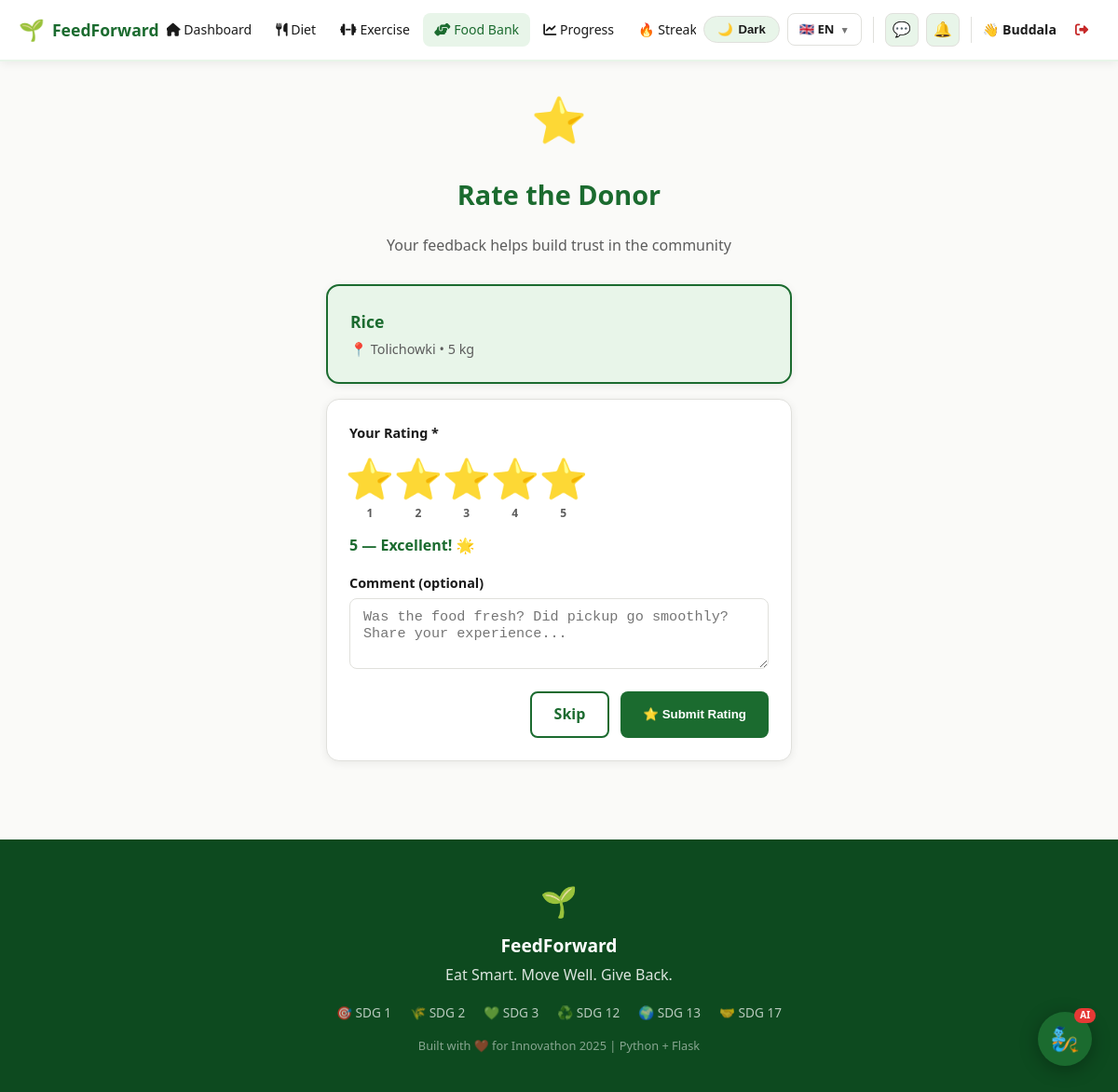
The app's page /foodbank/rate/1 (signed in) with its own data.
### models/user.py (models this page shows, shortened)
class User(db.Model, UserMixin):
    __tablename__ = 'users'
    id            = db.Column(db.Integer, primary_key=True)
    name          = db.Column(db.String(100), nullable=False)
    email         = db.Column(db.String(120), unique=True, nullable=False)
    password_hash = db.Column(db.String(200), nullable=False)
    role          = db.Column(db.String(20), default='user')  # user / donor / recipient / admin
    age           = db.Column(db.Integer)
    weight        = db.Column(db.Float)
    height        = db.Column(db.Float)
    gender        = db.Column(db.String(10))
    dietary_pref  = db.Column(db.String(20))   # veg / non_veg / vegan
    health_goal   = db.Column(db.String(20))   # lose_weight / gain_muscle / stay_fit
    fitness_level = db.Column(db.String(20))   # beginner / intermediate / advanced
    equipment     = db.Column(db.String(20))   # none / dumbbells / gym
    days_per_week = db.Column(db.Integer, default=4)
    location      = db.Column(db.String(200))
    latitude      = db.Column(db.Float)
    longitude     = db.Column(db.Float)
    profile_complete = db.Column(db.Boolean, default=False)
    allergies     = db.Column(db.String(200), default='')  # comma-separated e.g. "gluten,dairy,nuts"
    created_at    = db.Column(db.DateTime, default=datetime.utcnow)
    meal_plans    = db.relationship('MealPlan',     backref='user', lazy=True)
    exercise_plans= db.relationship('ExercisePlan', backref='user', lazy=True)
    donations     = db.relationship('FoodListing',  foreign_keys='FoodListing.donor_id',    backref='donor',     lazy=True)
    claims        = db.relationship('FoodListing',  foreign_keys='FoodListing.claimed_by',  backref='recipient', lazy=True)
    progress_logs = db.relationship('ProgressLog',  backref='user', lazy=True)

### models/models.py (models this page shows, shortened)
class FoodListing(db.Model):
    __tablename__ = 'food_listings'
    id           = db.Column(db.Integer, primary_key=True)
    donor_id     = db.Column(db.Integer, db.ForeignKey('users.id'), nullable=False)
    food_name    = db.Column(db.String(100), nullable=False)
    category     = db.Column(db.String(50))
    quantity     = db.Column(db.String(50))
    expiry_date  = db.Column(db.DateTime)
    location     = db.Column(db.String(200))
    latitude     = db.Column(db.Float, default=17.3850)
    longitude    = db.Column(db.Float, default=78.4867)
    photo_url    = db.Column(db.String(300))
    description  = db.Column(db.Text)
    status       = db.Column(db.String(20), default='available')
    claimed_by   = db.Column(db.Integer, db.ForeignKey('users.id'), nullable=True)
    claimed_at   = db.Column(db.DateTime)
    picked_up_at = db.Column(db.DateTime)
    posted_at    = db.Column(db.DateTime, default=datetime.utcnow)
    donor_rating = db.Column(db.Float)
    allergens    = db.Column(db.String(200))

### routes/foodbank.py (the view, shortened to what this page needs)
@foodbank.route('/rate/<int:listing_id>', methods=['GET', 'POST'])
@login_required
def rate_donor(listing_id):
    listing = FoodListing.query.get_or_404(listing_id)
    return render_template('foodbank/rate.html', listing=listing)

### templates/foodbank/rate.html (shortened to what this page needs)
{% extends 'base.html' %}
{% block content %}
<div style="max-width:500px;margin:0 auto;">
  <div style="text-align:center;margin-bottom:28px;">
    <div style="font-size:3rem;">⭐</div>
    <h1 style="font-size:1.8rem;font-weight:800;color:var(--green);">Rate the Donor</h1>
    <p style="color:var(--text2);">Your feedback helps build trust in the community</p>
  </div>
  <div class="card" style="margin-bottom:16px;background:var(--green-lt);border:2px solid var(--green);">
    <div style="font-weight:700;color:var(--green);font-size:1.1rem;">{{ listing.food_name }}</div>
    <div style="color:var(--text2);font-size:.9rem;margin-top:4px;">
      📍 {{ listing.location }} • {{ listing.quantity }}
    </div>
  </div>
  <form method="POST" class="card">
    <div class="form-group">
      <label>Your Rating *</label>
      <div style="display:flex;gap:8px;margin-top:8px;">
        {% for i in range(1,6) %}
        <label style="cursor:pointer;text-align:center;">
          <div onclick="selectStar({{ i }})" id="starIcon{{ i }}"
               style="font-size:2.2rem;transition:transform .15s;cursor:pointer;"
               onmouseover="hoverStar({{ i }})" onmouseout="resetStars()">⭐</div>
          <div style="font-size:.75rem;color:var(--text2);">{{ i }}</div>
        </label>
        {% endfor %}
      </div>
      <div id="ratingLabel" style="margin-top:8px;font-weight:600;color:var(--green);">5 — Excellent!</div>
    </div>
    <div class="form-group">
      <label>Comment (optional)</label>
      <textarea name="comment" rows="3"
                placeholder="Was the food fresh? Did pickup go smoothly? Share your experience..."></textarea>
    </div>
    <div style="display:flex;gap:12px;justify-content:flex-end;">
      <a href="{{ url_for('foodbank.my_claims') }}" class="btn-secondary">Skip</a>
      <button type="submit" class="btn-primary">⭐ Submit Rating</button>
    </div>
  </form>
</div>
{% endblock %}

### templates/base.html (shortened to what this page needs)
<!DOCTYPE html>
<html lang="{{ lang }}" data-theme="light">
<head>
  <link href="https://cdnjs.cloudflare.com/ajax/libs/font-awesome/6.4.0/css/all.min.css" rel="stylesheet"/>
  <link rel="stylesheet" href="https://unpkg.com/leaflet@1.9.4/dist/leaflet.css"/>
</head>
<body>
<nav style="background:var(--nav-bg);border-bottom:2px solid var(--nav-border);
            position:sticky;top:0;z-index:1000;box-shadow:0 2px 10px var(--shadow);">
  <div style="max-width:1280px;margin:0 auto;padding:0 20px;
              display:flex;align-items:center;justify-content:space-between;
              height:64px;gap:8px;">
    <a href="{{ url_for('main.index') }}"
       style="display:flex;align-items:center;gap:8px;flex-shrink:0;">
      <span style="font-size:1.4rem;">🌱</span>
      <span style="font-size:1.1rem;font-weight:800;color:var(--green);">FeedForward</span>
    </a>
    {% if current_user.is_authenticated %}
    <div style="display:flex;gap:2px;align-items:center;overflow-x:auto;flex:1;justify-content:center;">
      <a href="{{ url_for('main.dashboard') }}"
         class="nav-link {% if request.endpoint=='main.dashboard' %}active{% endif %}">
        <i class="fas fa-home"></i> {{ t.nav_dashboard }}
      </a>
      <a href="{{ url_for('diet.index') }}"
         class="nav-link {% if 'diet' in (request.endpoint or '') %}active{% endif %}">
        <i class="fas fa-utensils"></i> {{ t.nav_diet }}
      </a>
      <a href="{{ url_for('exercise.index') }}"
         class="nav-link {% if 'exercise' in (request.endpoint or '') %}active{% endif %}">
        <i class="fas fa-dumbbell"></i> {{ t.nav_exercise }}
      </a>
      <a href="{{ url_for('foodbank.index') }}"
         class="nav-link {% if 'foodbank' in (request.endpoint or '') %}active{% endif %}">
        <i class="fas fa-hands-helping"></i> {{ t.nav_foodbank }}
      </a>
      <a href="{{ url_for('progress.index') }}"
         class="nav-link {% if 'progress' in (request.endpoint or '') %}active{% endif %}">
        <i class="fas fa-chart-line"></i> {{ t.nav_progress }}
      </a>
      <a href="{{ url_for('streak.index') }}"
         class="nav-link {% if 'streak' in (request.endpoint or '') %}active{% endif %}">
        🔥 Streak
      </a>
    </div>
    {% endif %}
    <div style="display:flex;align-items:center;gap:8px;flex-shrink:0;">
      <button id="themeToggle" onclick="toggleTheme()" title="Toggle theme">
        <span id="themeIcon">🌙</span>
        <span id="themeLabel">Dark</span>
      </button>
      <div class="lang-wrap">
        <div class="lang-trigger">
          {% if lang == 'en' %}🇬🇧 EN
          {% elif lang == 'te' %}🇮🇳 TE
          {% else %}🇮🇳 HI{% endif %}
          <span style="font-size:.65rem;opacity:.6;">▼</span>
        </div>
      </div>
      {% if current_user.is_authenticated %}
        <a href="{{ url_for('inbox.messages') }}" class="icon-btn" title="Messages">
          💬
        </a>
        <a href="{{ url_for('inbox.notifications') }}" class="icon-btn" title="Notifications">
          🔔
        </a>
        <span style="font-weight:600;color:var(--text);font-size:.88rem;">
          👋 {{ current_user.name.split()[0] }}
        </span>
        <a href="{{ url_for('auth.logout') }}" class="nav-link"
           style="color:var(--red);" title="{{ t.nav_logout }}">
          <i class="fas fa-sign-out-alt"></i>
        </a>
      {% else %}
        <a href="{{ url_for('auth.login') }}"    class="btn-secondary" style="padding:7px 16px;font-size:.88rem;">{{ t.nav_login }}</a>
        <a href="{{ url_for('auth.register') }}" class="btn-primary"   style="padding:7px 16px;font-size:.88rem;">{{ t.nav_get_started }}</a>
      {% endif %}
    </div>
  </div>
</nav>
<main style="max-width:1280px;margin:0 auto;padding:24px 20px;">
  {% block content %}{% endblock %}
</main>
<footer style="background:var(--green-dk);color:#fff;padding:40px 24px;margin-top:60px;text-align:center;">
  <div style="max-width:1280px;margin:0 auto;">
    <div style="font-size:2rem;margin-bottom:8px;">🌱</div>
    <div style="font-size:1.2rem;font-weight:700;margin-bottom:4px;">FeedForward</div>
    <div style="opacity:.85;margin-bottom:16px;">{{ t.footer_tagline }}</div>
    <div style="display:flex;justify-content:center;gap:20px;flex-wrap:wrap;opacity:.7;font-size:.85rem;margin-bottom:14px;">
      <span>🎯 SDG 1</span><span>🌾 SDG 2</span><span>💚 SDG 3</span>
      <span>♻️ SDG 12</span><span>🌍 SDG 13</span><span>🤝 SDG 17</span>
    </div>
    <div style="opacity:.5;font-size:.8rem;">{{ t.footer_built }}</div>
  </div>
</footer>
{% if current_user.is_authenticated %}
<div id="feedgenie-btn" onclick="toggleChat()"
     style="position:fixed;bottom:28px;right:28px;z-index:9000;
            width:58px;height:58px;background:var(--green);border-radius:50%;
            display:flex;align-items:center;justify-content:center;
            font-size:1.6rem;cursor:pointer;box-shadow:0 4px 20px rgba(0,0,0,.3);
            transition:transform .2s,box-shadow .2s;"
     onmouseover="this.style.transform='scale(1.12)'"
     onmouseout="this.style.transform='scale(1)'"
     title="Chat with FeedGenie">
  🧞
  <div style="position:absolute;top:-4px;right:-4px;background:#E53935;color:#fff;
              border-radius:10px;padding:1px 6px;font-size:.62rem;font-weight:800;line-height:1.4;">AI</div>
</div>
{% endif %}
</body>
</html>

### templates/base.html (style rules this page uses)
:root { --bg:#FAFAF8;--bg2:#F2F4F0;--surface:#FFFFFF;--surface2:#F7F8F5; --border:#E0E0DC;--text:#1A1A1A;--text2:#5C5C5C;--text3:#9E9E9E; --green:#1B6B2F;--green-dk:#0D4A1F;--green-lt:#E8F5E9;--green-mid:#C8E6C9; --amber:#FF8F00;--blue:#1565C0;--blue-lt:#E3F2FD;--red:#C62828; --red-lt:#FFEBEE;--yellow-lt:#FFF9C4; --shadow:rgba(0,0,0,.07);--shadow-hov:rgba(0,0,0,.13); --nav-bg:#FFFFFF;--nav-border:#E8F5E9;--input-bg:#FFFFFF;--toggle-bg:#E8F5E9; }
*,*::before,*::after { box-sizing:border-box; }
html { scroll-behavior:smooth; }
body { font-family:'Segoe UI',system-ui,sans-serif;background:var(--bg);color:var(--text);margin:0;line-height:1.6;transition:background .3s,color .3s; }
a { text-decoration:none; }
.btn-primary { background:var(--green);color:#fff;padding:10px 24px;border-radius:8px;font-weight:600;display:inline-block;border:none;cursor:pointer;transition:background .2s,transform .15s,box-shadow .2s; }
.btn-secondary { border:2px solid var(--green);color:var(--green);padding:10px 24px;border-radius:8px;font-weight:600;display:inline-block;background:transparent;cursor:pointer;transition:background .2s; }
.card { background:var(--surface);border-radius:14px;box-shadow:0 2px 10px var(--shadow);padding:24px;border:1px solid var(--border);transition:box-shadow .2s; }
.nav-link { padding:7px 12px;border-radius:8px;color:var(--text);font-weight:500;font-size:.88rem;white-space:nowrap;transition:background .15s,color .15s; }
.nav-link:hover,.nav-link.active { background:var(--green-lt);color:var(--green); }
input,select,textarea { border:1.5px solid var(--border);border-radius:8px;padding:10px 14px;width:100%;font-size:.95rem;background:var(--input-bg);color:var(--text);transition:border .2s,box-shadow .2s; }
label { display:block;font-weight:600;color:var(--text);margin-bottom:5px;font-size:.9rem; }
.form-group { margin-bottom:16px; }
#themeToggle { background:var(--toggle-bg);border:1.5px solid var(--border);border-radius:50px;padding:6px 14px;cursor:pointer;font-size:.82rem;font-weight:700;color:var(--text);display:flex;align-items:center;gap:6px;transition:all .2s;white-space:nowrap; }
.lang-wrap { position:relative; }
.lang-trigger { background:var(--surface);border:1.5px solid var(--border);border-radius:8px;padding:6px 12px;cursor:pointer;font-size:.82rem;font-weight:700;color:var(--text);display:flex;align-items:center;gap:6px;transition:border .2s;white-space:nowrap;user-select:none; }
.icon-btn { position: relative; background: var(--toggle-bg); border: 1.5px solid var(--border); border-radius: 8px; width: 36px; height: 36px; display: flex; align-items: center; justify-content: center; cursor: pointer; color: var(--text); font-size: 1rem; transition: all .2s; text-decoration: none; flex-shrink: 0; }

### records on screen
User: name "Buddala"
FoodListing: food_name "Rice", location "Tolichowki", quantity "5 kg"

### other values on screen
{{ t.nav_dashboard }} "Dashboard"
{{ t.nav_diet }} "Diet"
{{ t.nav_exercise }} "Exercise"
{{ t.nav_foodbank }} "Food Bank"
{{ t.nav_progress }} "Progress"
{{ i }} "1" "2" "3" "4" "5"
{{ t.footer_tagline }} "Eat Smart. Move Well. Give Back."
{{ t.footer_built }} "Built with ❤️ for Innovathon 2025 | Python + Flask"
